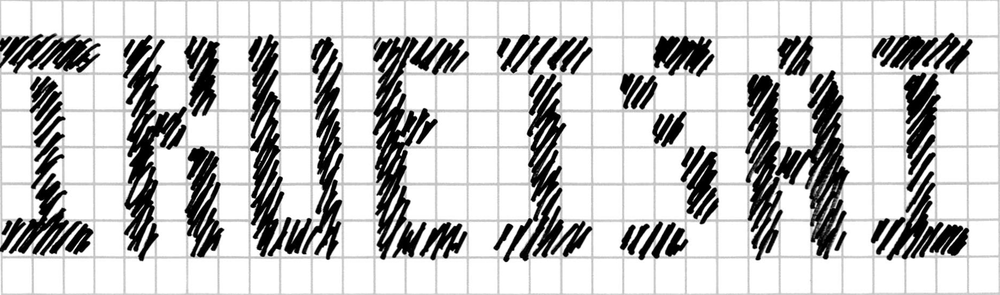
#> input picture ふりふりマークシート読み取り/crop.png, 1000 x 295 px, shrunk from 1858 x 549 before the run
$ python mark_grid.py
#> lines starting #> are read from the running program, lines starting #| are printed output that depends on the picture; after the words box and inside, x2 and y2 are one past the last pixel; in counts of white or black regions, pixels touching at a corner belong together
import sys
from typing import Tuple

import cv2
import numpy as np


def load_image(path: str) -> np.ndarray:
#> called with path = 'crop.png'
    image = cv2.imread(path, cv2.IMREAD_COLOR)
#> image is the input picture: shape (295, 1000, 3); min 0, max 255, mean 196.7
    if image is None:
        raise FileNotFoundError(f"Failed to read image at '{path}'")
    return image


def generate_grid_edges(width: int, height: int, cols: int, rows: int) -> Tuple[np.ndarray, np.ndarray]:
    # Use linspace to ensure the last edges land exactly on image borders
    x_edges = np.linspace(0, width, num=cols + 1, dtype=np.int32)
    y_edges = np.linspace(0, height, num=rows + 1, dtype=np.int32)
    # Guarantee boundary coverage in case of rounding quirks
    x_edges[0], x_edges[-1] = 0, width
    y_edges[0], y_edges[-1] = 0, height
    return x_edges, y_edges


# [16 lines left out: function draw_grid_rectangles, not called in this run]


def analyze_and_highlight_black_cells(
    image: np.ndarray,
    cols: int,
    rows: int,
    thickness: int = 2,
    black_ratio_threshold: float = 0.1,
    gray_threshold: int | None = None,
) -> np.ndarray:
#> called with cols = 32, rows = 8, thickness = 2, black_ratio_threshold = 0.5
    height, width = image.shape[:2]
#> height = 295; width = 1000
    x_edges, y_edges = generate_grid_edges(width, height, cols, rows)
#> x_edges = 33 values from 0 to 1000

    grayscale = cv2.cvtColor(image, cv2.COLOR_BGR2GRAY)
    marked = image.copy()

    for r in range(rows):
        y1, y2 = int(y_edges[r]), int(y_edges[r + 1]) - 1
        for c in range(cols):
            x1, x2 = int(x_edges[c]), int(x_edges[c + 1]) - 1
            x1 = max(0, x1)
            y1 = max(0, y1)
            x2 = min(width - 1, x2)
            y2 = min(height - 1, y2)

            roi = grayscale[y1:y2 + 1, x1:x2 + 1]
            if roi.size == 0:
                continue

            # Thresholding per cell: fixed threshold if provided, otherwise local Otsu
            if gray_threshold is not None:
                _t, binary = cv2.threshold(roi, int(gray_threshold), 255, cv2.THRESH_BINARY)
            else:
                _t, binary = cv2.threshold(roi, 0, 255, cv2.THRESH_BINARY + cv2.THRESH_OTSU)
            total_pixels = binary.size
            black_pixels = total_pixels - int(cv2.countNonZero(binary))
            black_ratio = black_pixels / float(total_pixels)

            if black_ratio >= black_ratio_threshold:
                cv2.rectangle(marked, (x1, y1), (x2, y2), (0, 255, 0), thickness)
            else:
                # Draw a thin red outline for non-black-dominant cells to keep the full grid visible
                cv2.rectangle(marked, (x1, y1), (x2, y2), (0, 0, 255), 1)
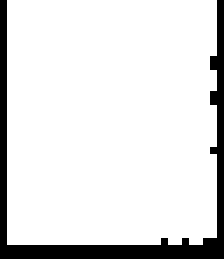
#> binary: shape (37, 32) (shown 7 times larger); 87.9% white; 1 black region, box (x1, y1, x2, y2) and area: (0, 0, 32, 37) 143
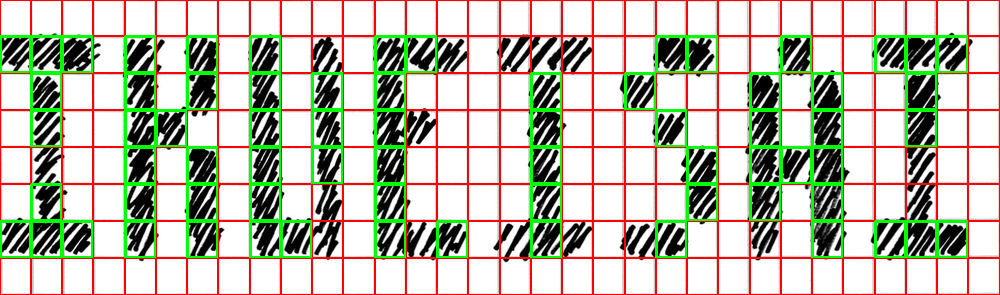
#> marked: shape (295, 1000, 3); 14.42% of pixels changed, all inside (x1, y1, x2, y2) = (0, 0, 1000, 295)
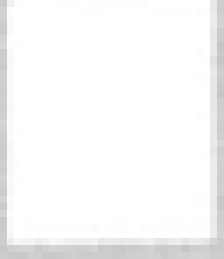
#> roi: shape (37, 32) (shown 7 times larger); min 196, max 255, mean 248

    return marked


def compute_black_matrix(
    image: np.ndarray,
    cols: int,
    rows: int,
    black_ratio_threshold: float = 0.5,
    gray_threshold: int | None = None,
) -> np.ndarray:
#> called with cols = 32, rows = 8, black_ratio_threshold = 0.5
    height, width = image.shape[:2]
#> height = 295; width = 1000
    x_edges, y_edges = generate_grid_edges(width, height, cols, rows)
#> x_edges = 33 values from 0 to 1000

    grayscale = cv2.cvtColor(image, cv2.COLOR_BGR2GRAY)
    black_matrix = np.zeros((rows, cols), dtype=np.uint8)

    for r in range(rows):
        y1, y2 = int(y_edges[r]), int(y_edges[r + 1]) - 1
        for c in range(cols):
            x1, x2 = int(x_edges[c]), int(x_edges[c + 1]) - 1
            x1 = max(0, x1)
            y1 = max(0, y1)
            x2 = min(width - 1, x2)
            y2 = min(height - 1, y2)

            roi = grayscale[y1:y2 + 1, x1:x2 + 1]
            if roi.size == 0:
                continue

            if gray_threshold is not None:
                _t, binary = cv2.threshold(roi, int(gray_threshold), 255, cv2.THRESH_BINARY)
            else:
                _t, binary = cv2.threshold(roi, 0, 255, cv2.THRESH_BINARY + cv2.THRESH_OTSU)
            total_pixels = binary.size
            black_pixels = total_pixels - int(cv2.countNonZero(binary))
            black_ratio = black_pixels / float(total_pixels)

            black_matrix[r, c] = 1 if black_ratio >= black_ratio_threshold else 0

    return black_matrix


def export_black_matrix_as_binary_bytes(black_matrix: np.ndarray, export_path: str) -> None:
#> called with black_matrix = array of shape (8, 32), export_path = 'export.txt'
    rows, cols = black_matrix.shape
#> rows = 8; cols = 32
    # Expecting rows=8, cols=32; but handle generically where rows<=8
    lines = []
    for c in range(cols):
        value = 0
        # Map row 0 (top) to LSB (bit 0), row 7 (bottom) to MSB (bit 7)
        for r in range(rows):
            bit_pos = r  # row 0 -> bit 0 (LSB), row 7 -> bit 7 (MSB)
            if black_matrix[r, c]:
                value |= (1 << bit_pos)
        lines.append(f"0b{value:08b},")

    # Group by 8 columns with a comma-only separator line, matching the requested format
    grouped_lines = []
    for i in range(0, len(lines), 8):
        grouped_lines.extend(lines[i:i + 8])
        if i + 8 < len(lines):
            grouped_lines.append(",")

    with open(export_path, "w", encoding="utf-8") as f:
        for line in grouped_lines:
            f.write(line + "\n")


# [99 lines left out: functions export_black_matrix_as_pic_assembly, export_black_matrix_as_template_insertion, not called in this run]


def main() -> int:
    input_path = "crop.png"
    output_path = "marked.png"

    try:
        image = load_image(input_path)
    except FileNotFoundError as e:
        print(str(e))
        return 1

    # 32 columns (x-direction), 8 rows (y-direction)
    cols, rows = 32, 8
    marked = analyze_and_highlight_black_cells(image, cols=cols, rows=rows, thickness=2, black_ratio_threshold=0.5)

    black_matrix = compute_black_matrix(image, cols=cols, rows=rows, black_ratio_threshold=0.5)
    export_black_matrix_as_binary_bytes(black_matrix, export_path="export.txt")

    if not cv2.imwrite(output_path, marked):
        print(f"Failed to write output image to '{output_path}'")
        return 1

    print(f"Saved '{output_path}'")
    return 0


if __name__ == "__main__":
    sys.exit(main())
#> (the program exits here)
